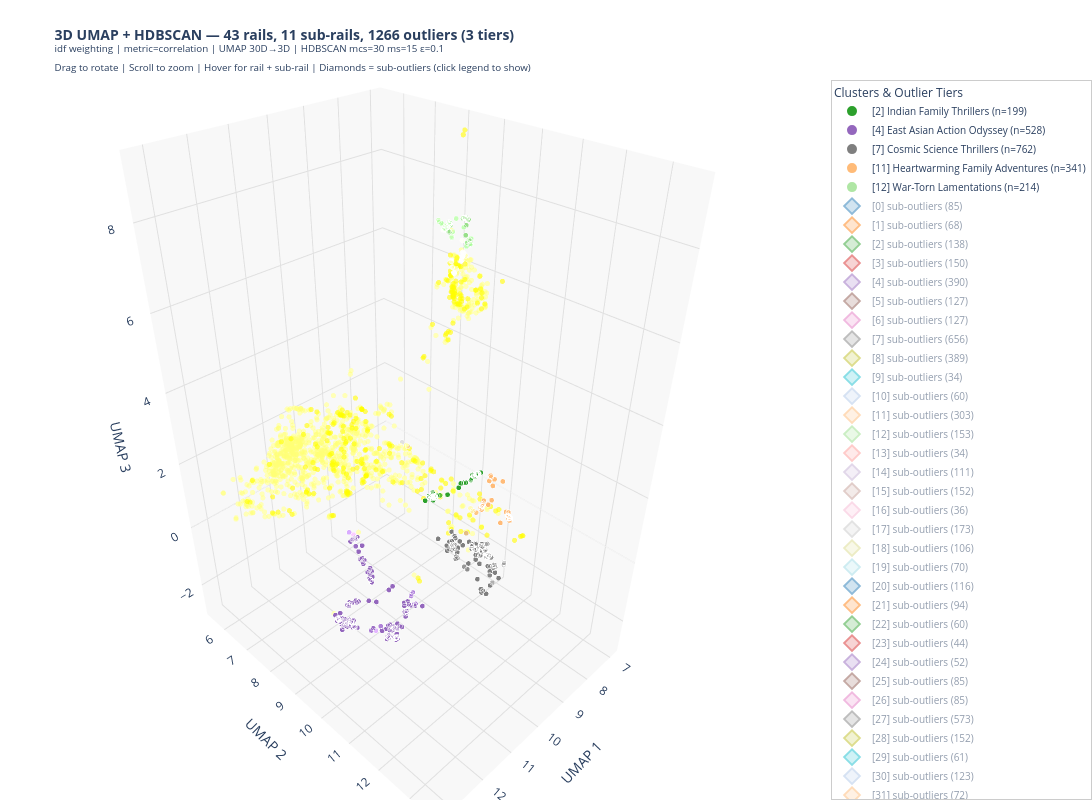

Notebook code cell kept with this figure:
### Markdown cell above
---
## Step 9: 3D Visualisation (with Sub-Clusters & Outlier Tiers)

Plot the 3D UMAP embedding coloured by HDBSCAN cluster. Hover shows:
- Primary rail + sub-rail assignment (e.g. "Rail 3 → Sub 2")
- Confidence and secondary cluster
- Outlier tier classification (for outlier points)

Outlier tiers are colour-coded: Tier 1 (yellow), Tier 2 (orange), Tier 3 (red).
Sub-cluster outliers within assigned clusters are shown with diamond markers.

### Code cell
import plotly.graph_objects as go
import pandas as pd
import numpy as np

# ── Build the plot dataframe ─────────────────────────────────────────────────
plot_df = pd.DataFrame({
    'x':                   embedding_3d[:, 0],
    'y':                   embedding_3d[:, 1],
    'z':                   embedding_3d[:, 2],
    'tt_code':             tt_codes,
    'cluster':             cluster_labels,
    'probability':         results_df['primary_probability'].values,
    'secondary_cluster':   results_df['secondary_cluster'].values,
    'secondary_prob':      results_df['secondary_probability'].values,
    'sub_cluster':         results_df['sub_cluster'].values,
    'rail_label':          results_df['rail_label'].values,
})

# Add cluster name
plot_df['cluster_name'] = plot_df['cluster'].apply(
    lambda c: cluster_names.get(c, {}).get('name', f'Cluster {c}') if c != -1 else 'Outlier'
)

# Add movie title — try OMDB first, then genre_data movie_name, then tt_code
genre_title_map = dict(zip(genres['movie_id'], genres['movie_name']))

def get_title(tt):
    if 'omdb_data' in dir() and omdb_data and tt in omdb_data:
        title = omdb_data[tt].get('Title')
        if title:
            return title
    if tt in genre_title_map:
        return genre_title_map[tt]
    return tt

plot_df['title'] = plot_df['tt_code'].apply(get_title)

# Confidence tier label
def conf_tier(p):
    if p >= 0.8:  return 'High (>=80%)'
    if p >= 0.4:  return 'Medium (40-80%)'
    return 'Low (<40%)'
plot_df['conf_tier'] = plot_df['probability'].apply(conf_tier)

# Mark outlier tiers and sub-cluster outliers
plot_df['outlier_tier'] = 'none'
plot_df.loc[tier1_mask, 'outlier_tier'] = 'Tier 1 (mild)'
plot_df.loc[tier2_mask, 'outlier_tier'] = 'Tier 2 (moderate)'
plot_df.loc[tier3_mask, 'outlier_tier'] = 'Tier 3 (true outlier)'

# Flag sub-cluster outliers (assigned to a rail but sub_cluster == -1)
plot_df['is_sub_outlier'] = (plot_df['cluster'] != -1) & (plot_df['sub_cluster'] == -1)

# Flag dual-level outliers
plot_df['is_dual_outlier'] = plot_df['tt_code'].isin(dual_level_outliers)

# ── Colour palette (base RGB values) ────────────────────────────────────────
PLOTLY_RGB = [
    (31,119,180), (255,127,14), (44,160,44), (214,39,40), (148,103,189),
    (140,86,75), (227,119,194), (127,127,127), (188,189,34), (23,190,207),
    (174,199,232), (255,187,120), (152,223,138), (255,152,150), (197,176,213),
    (196,156,148), (247,182,210), (199,199,199), (219,219,141), (158,218,229),
]

def rgba_list(base_rgb, probabilities):
    r, g, b = base_rgb
    return [f'rgba({r},{g},{b},{max(0.2, min(1.0, p))})' for p in probabilities]

# ── Build 3D figure ──────────────────────────────────────────────────────────
fig = go.Figure()

# ── Outlier tiers (colour-coded by severity) ─────────────────────────────────
tier_configs = [
    (tier1_mask, 'Tier 1 — Mild',     'rgba(255,235,59,0.5)',  3, 'circle'),
    (tier2_mask, 'Tier 2 — Moderate',  'rgba(255,152,0,0.6)',   3, 'circle'),
    (tier3_mask, 'Tier 3 — True',      'rgba(244,67,54,0.7)',   4, 'diamond'),
]

# Non-tiered outliers (those that don't fall into tier masks — shouldn't happen, but safety)
any_tier = tier1_mask | tier2_mask | tier3_mask
untiered_outlier = (plot_df['cluster'] == -1) & ~any_tier

for tier_mask_arr, tier_name, tier_colour, tier_size, tier_symbol in tier_configs:
    if not tier_mask_arr.any():
        continue
    od = plot_df[tier_mask_arr]
    fig.add_trace(go.Scatter3d(
        x=od['x'], y=od['y'], z=od['z'],
        mode='markers',
        name=f'{tier_name} ({tier_mask_arr.sum()})',
        marker=dict(color=tier_colour, size=tier_size, symbol=tier_symbol),
        customdata=np.stack([
            od['tt_code'], od['title'],
            od['probability'].round(3).astype(str),
            od['secondary_cluster'].astype(str),
            od['secondary_prob'].round(3).astype(str),
            od['outlier_tier']
        ], axis=1),
        hovertemplate=(
            '<b>%{customdata[1]}</b><br>'
            '%{customdata[0]}<br>'
            '<i>%{customdata[5]}</i><br>'
            'Confidence: %{customdata[2]}<br>'
            'Nearest: Cluster %{customdata[3]} (%{customdata[4]})<br>'
            '<extra></extra>'
        ),
        legendrank=9990 + [t[1] for t in tier_configs].index(tier_name)
    ))

if untiered_outlier.any():
    od = plot_df[untiered_outlier]
    fig.add_trace(go.Scatter3d(
        x=od['x'], y=od['y'], z=od['z'],
        mode='markers',
        name=f'Outliers — unclassified ({untiered_outlier.sum()})',
        marker=dict(color='rgba(200,200,200,0.3)', size=2),
        hovertemplate='<b>Outlier</b><extra></extra>',
        legendrank=9999
    ))

# ── One trace per cluster (sub-cluster info in hover) ────────────────────────
for cluster_id in sorted(set(cluster_labels)):
    if cluster_id == -1:
        continue
    mask   = plot_df['cluster'] == cluster_id
    cd     = plot_df[mask]
    rgb    = PLOTLY_RGB[cluster_id % len(PLOTLY_RGB)]
    cname  = cluster_names.get(cluster_id, {}).get('name', f'Cluster {cluster_id}')

    # Separate sub-cluster outliers (diamond) from normal points (circle)
    sub_out_mask = cd['is_sub_outlier']
    normal_mask  = ~sub_out_mask

    # Normal points
    if normal_mask.any():
        cd_n = cd[normal_mask]
        colours = rgba_list(rgb, cd_n['probability'].values)

        fig.add_trace(go.Scatter3d(
            x=cd_n['x'], y=cd_n['y'], z=cd_n['z'],
            mode='markers',
            name=f'[{cluster_id}] {cname} (n={mask.sum()})',
            marker=dict(color=colours, size=3, symbol='circle',
                        line=dict(width=0.3, color='white')),
            customdata=np.stack([
                cd_n['tt_code'], cd_n['title'],
                (cd_n['probability'] * 100).round(1).astype(str),
                cd_n['secondary_cluster'].astype(str),
                (cd_n['secondary_prob'] * 100).round(1).astype(str),
                cd_n['conf_tier'],
                cd_n['rail_label']
            ], axis=1),
            hovertemplate=(
                '<b>%{customdata[1]}</b><br>'
                '%{customdata[0]}<br>'
                '%{customdata[6]}<br>'
                f'{cname}<br>'
                'Confidence: %{customdata[2]}%  (%{customdata[5]})<br>'
                'Secondary: Cluster %{customdata[3]} (%{customdata[4]}%)<br>'
                '<extra></extra>'
            ),
            legendrank=cluster_id
        ))

    # Sub-cluster outliers (diamond marker, same colour but hollow feel)
    if sub_out_mask.any():
        cd_s = cd[sub_out_mask]
        r, g, b = rgb
        sub_out_colour = f'rgba({r},{g},{b},0.4)'

        fig.add_trace(go.Scatter3d(
            x=cd_s['x'], y=cd_s['y'], z=cd_s['z'],
            mode='markers',
            name=f'[{cluster_id}] sub-outliers ({sub_out_mask.sum()})',
            marker=dict(color=sub_out_colour, size=3, symbol='diamond',
                        line=dict(width=0.5, color=f'rgb({r},{g},{b})')),
            customdata=np.stack([
                cd_s['tt_code'], cd_s['title'],
                (cd_s['probability'] * 100).round(1).astype(str),
                cd_s['secondary_cluster'].astype(str),
                (cd_s['secondary_prob'] * 100).round(1).astype(str),
                cd_s['conf_tier'],
                cd_s['rail_label']
            ], axis=1),
            hovertemplate=(
                '<b>%{customdata[1]}</b><br>'
                '%{customdata[0]}<br>'
                '%{customdata[6]} (sub-outlier)<br>'
                f'{cname}<br>'
                'Confidence: %{customdata[2]}%  (%{customdata[5]})<br>'
                'Secondary: Cluster %{customdata[3]} (%{customdata[4]}%)<br>'
                '<extra></extra>'
            ),
            legendrank=cluster_id + 500,
            showlegend=True,
            visible='legendonly'  # hidden by default — click legend to show
        ))

# ── Layout ───────────────────────────────────────────────────────────────────
total_sub = sum(len(set(s)) - (1 if -1 in s else 0) for s in sub_clusters.values())

method_label = 'HDBSCAN' if CLUSTERING_METHOD == 'hdbscan' else 'K-Means'
if CLUSTERING_METHOD == 'hdbscan':
    params_text = (f'HDBSCAN mcs={HDBSCAN_MIN_CLUSTER_SIZE} ms={HDBSCAN_MIN_SAMPLES} '
                   f'ε={HDBSCAN_EPSILON}')
else:
    params_text = f'K-Means K={n_clusters}'

title_text = (f'<b>3D UMAP + {method_label} — {n_clusters} rails, {total_sub} sub-rails, '
              f'{n_outliers} outliers (3 tiers)</b><br>'
              f'<sup>{WEIGHTING_METHOD} weighting | metric={UMAP_METRIC} | '
              f'UMAP {UMAP_N_COMPONENTS}D→{UMAP_VIS_N_COMPONENTS}D | '
              f'{params_text}</sup><br>'
              f'<sup>Drag to rotate | Scroll to zoom | Hover for rail + sub-rail | '
              f'Diamonds = sub-outliers (click legend to show)</sup>')

fig.update_layout(
    title=dict(
        text=title_text,
        font=dict(size=14)
    ),
    scene=dict(
        xaxis_title='UMAP 1',
        yaxis_title='UMAP 2',
        zaxis_title='UMAP 3',
        xaxis=dict(showgrid=True, gridcolor='#e0e0e0', backgroundcolor='#f8f8f8'),
        yaxis=dict(showgrid=True, gridcolor='#e0e0e0', backgroundcolor='#f8f8f8'),
        zaxis=dict(showgrid=True, gridcolor='#e0e0e0', backgroundcolor='#f8f8f8'),
    ),
    legend=dict(
        title='Clusters & Outlier Tiers',
        font=dict(size=10),
        itemsizing='constant',
        tracegroupgap=2,
        bgcolor='rgba(255,255,255,0.8)',
        bordercolor='#cccccc', borderwidth=1
    ),
    hovermode='closest',
    width=1100, height=800,
    margin=dict(l=0, r=200, t=80, b=0),
    paper_bgcolor='white',
)

fig.show()
print(f'\n✓ 3D interactive plot rendered')
print(f'  Circles  = normal cluster members (alpha = confidence)')
print(f'  Diamonds = sub-cluster outliers (hidden by default — click legend to reveal)')
print(f'  Yellow/Orange/Red = outlier tiers 1/2/3')
print(f'  Hover shows: Rail → Sub-rail assignment, confidence, secondary cluster')
